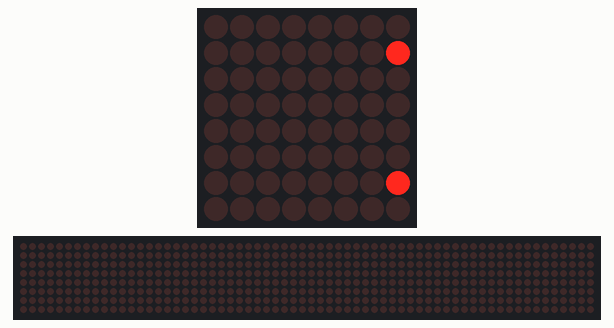
The program below on a simulated Raspberry Pi (BCM pin numbers). On the bench: 8×8 LED matrix, a strip that is not on the board, showing the scrolling text unrolled. The 64×8 strip is a reading aid, not a part: it shows the text the matrix is scrolling, unrolled, one strip-width of it at a time; what the program prints to the terminal is not drawn. At 3.9 s the program stops and its outputs stay as they are.

Above: at 0.15 s.
At 0.75 s:
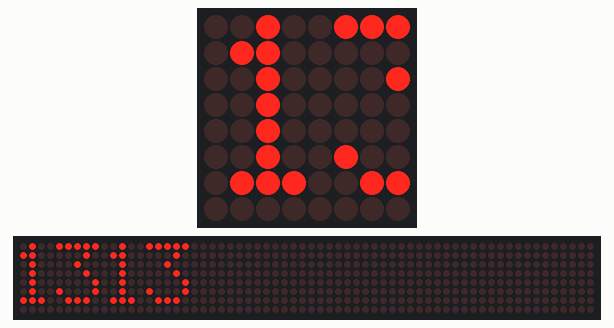
At 1.45 s:
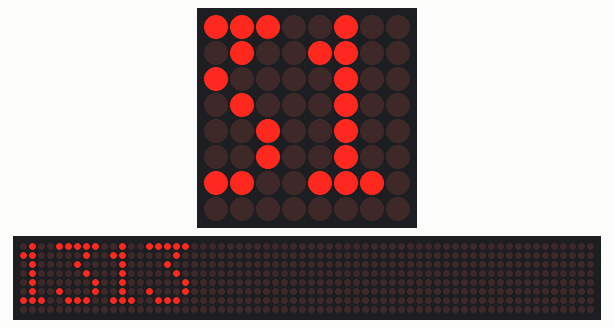
At 2.15 s:
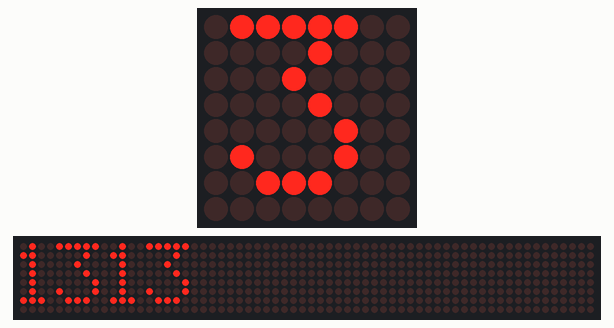
At 2.8 s:
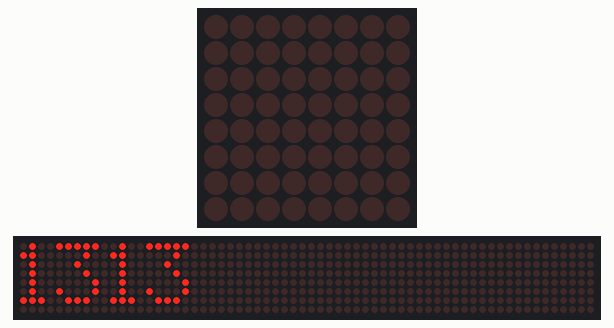

The program:

dot_matrix_task.py
```python
import time

from luma.led_matrix.device import max7219
from luma.core.interface.serial import spi, noop
from luma.core.legacy import show_message
from luma.core.legacy.font import proportional, LCD_FONT


# create matrix device
serial = spi(port=0, device=0, gpio=noop())
device = max7219(serial, cascaded=1, block_orientation=0,
                  rotate=0, blocks_arranged_in_reverse_order=False)
print("Created device")

 # start demo
msg = "1313"
print(msg)
show_message(device, msg, fill="white",
            font=proportional(LCD_FONT), scroll_delay=0.1)
time.sleep(1)
```
